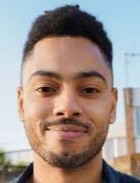
#> input picture smilingman.jpg, 140 x 183 px, found by its file name
$ python -i 'mini project.py'   (imports and definitions only)
#> lines starting #> are read from the running program, lines starting #| are printed output that depends on the picture; after the words box and inside, x2 and y2 are one past the last pixel; in counts of white or black regions, pixels touching at a corner belong together
import cv2
# tkinter GUI for making applications
from tkinter import *
from tkinter import ttk

# [2 lines not run here, left out]


# [9 lines left out: function vid, not called in this run]

def img():
    img = cv2.imread("C:/Users/hp/Desktop/miniproject/miniproject/smilingman1.jpg")
    cv2.imshow('Andrew',img)

# [39 lines left out: functions gray_img, HSV_img, detect_face, detect_eyes, detect_smile, not called in this run]

def detect_all():
    # Load the pre-trained Haar cascades
    face_cascade = cv2.CascadeClassifier('C:/Users/hp/Desktop/miniproject/miniproject/haarcascade_frontalface_default.xml')
    eye_cascade = cv2.CascadeClassifier('C:/Users/hp/Desktop/miniproject/miniproject/haarcascade_eye.xml')
    smile_cascade = cv2.CascadeClassifier('C:/Users/hp/Desktop/miniproject/miniproject/haarcascade_smile.xml')

    # Load the image
    image = cv2.imread('C:/Users/hp/Desktop/miniproject/miniproject/smilingman.jpg')
#> image is the input picture: shape (183, 140, 3); mean B, G, R 140, 146.7, 160.2

    # Convert the image to grayscale
    gray = cv2.cvtColor(image, cv2.COLOR_BGR2GRAY)
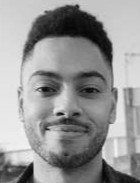
#> gray: shape (183, 140); min 4, max 248, mean 150

    # Detect faces
    faces = face_cascade.detectMultiScale(gray, scaleFactor=1.1, minNeighbors=5, minSize=(30, 30))
#> faces = [[15, 44, 111, 111]]

    # Iterate over the detected faces
    for (x, y, w, h) in faces:
        # Draw a rectangle around the face
        cv2.rectangle(image, (x, y), (x + w, y + h), (255, 0, 0), 2)

        # Extract the region of interest (ROI) within the face rectangle
        roi_gray = gray[y:y + h, x:x + w]
        roi_color = image[y:y + h, x:x + w]

        # Detect eyes within the face ROI
        eyes = eye_cascade.detectMultiScale(roi_gray)

        # Iterate over the detected eyes
        for (ex, ey, ew, eh) in eyes:
            # Draw a rectangle around each eye
            cv2.rectangle(roi_color, (ex, ey), (ex + ew, ey + eh), (0, 255, 0), 2)

        # Detect smiles within the face ROI
        smiles = smile_cascade.detectMultiScale(roi_gray, scaleFactor=1.7, minNeighbors=22, minSize=(25, 25))

        # Iterate over the detected smiles
        for (sx, sy, sw, sh) in smiles:
            # Draw a rectangle around each smile
            cv2.rectangle(roi_color, (sx, sy), (sx + sw, sy + sh), (0, 0, 255), 2)
#> this loop made 1 pass
#> (x, y, w, h, eyes) on pass 1: (15, 44, 111, 111, [[14, 26, 36, 36], [56, 28, 33, 33]])
#> pass 1, in detect_all, `roi_gray = gray[y:y + h, x:x + w]`:
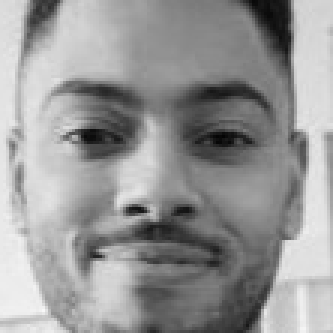
#> roi_gray: shape (111, 111) (shown 3 times larger); min 4, max 248, mean 151.1
#> pass 1, in detect_all, `roi_color = image[y:y + h, x:x + w]`:
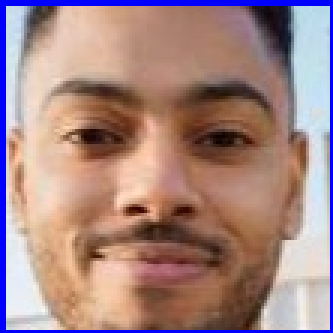
#> roi_color: shape (111, 111, 3) (shown 3 times larger); mean B, G, R 132.3, 134.1, 165.1
#> after the loop:
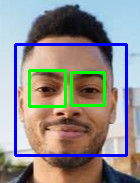
#> image: shape (183, 140, 3); 8.38% of pixels changed, all inside (x1, y1, x2, y2) = (14, 43, 128, 157)
#> after the loop:
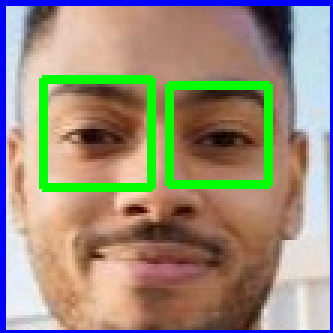
#> roi_color: shape (111, 111, 3) (shown 3 times larger); 6.66% of pixels changed, all inside (x1, y1, x2, y2) = (13, 25, 91, 64)

    # Display the resulting image
    cv2.imshow('Face Detection', image)
    cv2.waitKey(0)
    cv2.destroyAllWindows()

# [10 lines not run here, left out]

>>> result = detect_all()
